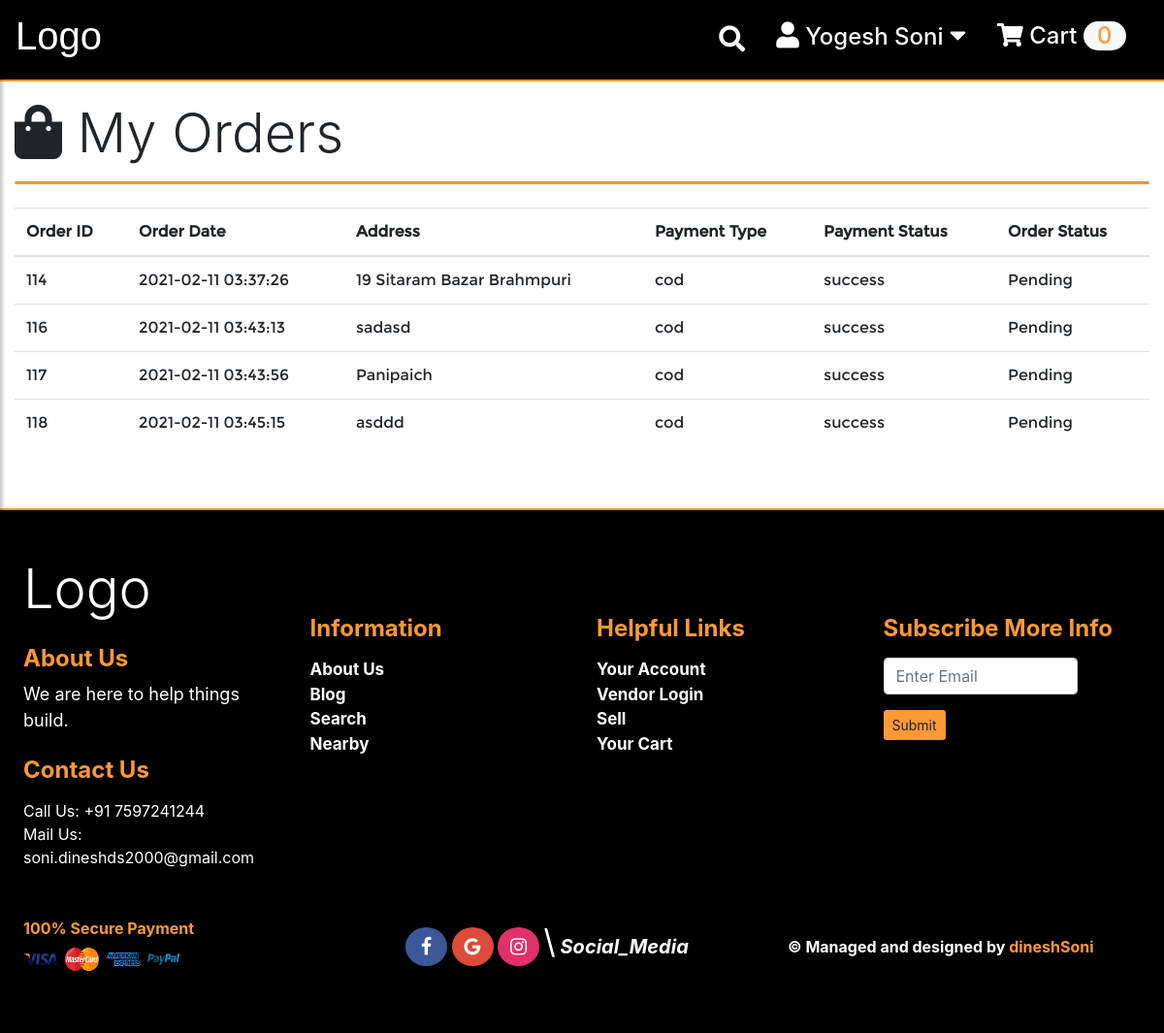
The app's page /myorder.php (signed in), older data.
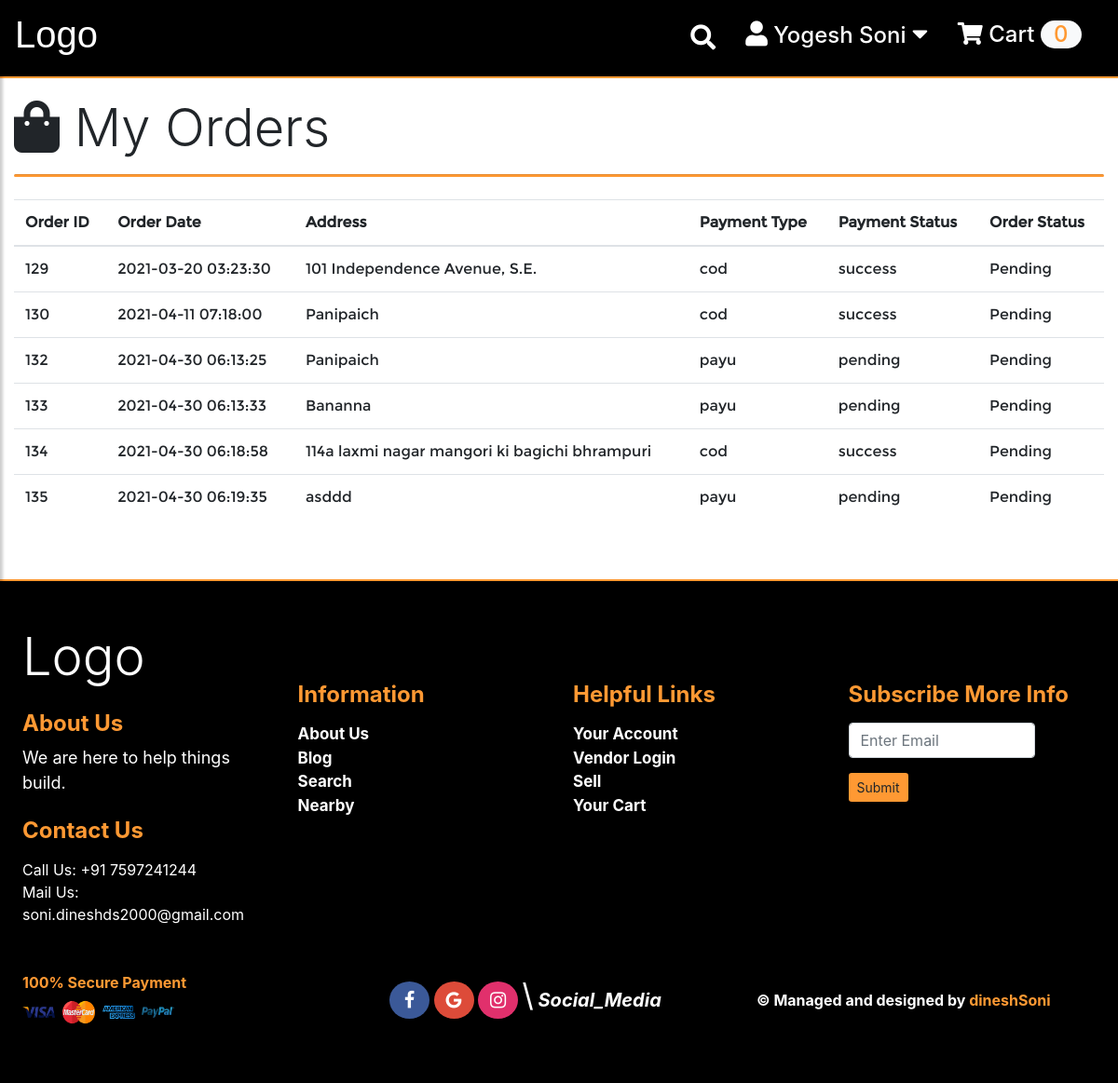
The same page, newer data.
### tables this page shows
CREATE TABLE `order` (
  `id` int(11) NOT NULL,
  `user_id` int(11) NOT NULL,
  `address` varchar(250) NOT NULL,
  `city` varchar(50) NOT NULL,
  `pincode` int(11) NOT NULL,
  `payment_type` varchar(25) NOT NULL,
  `total_price` float NOT NULL,
  `size` varchar(5) NOT NULL,
  `payment_status` varchar(25) NOT NULL,
  `order_status` int(25) NOT NULL,
  `mihpayid` varchar(20) NOT NULL,
  `txnid` varchar(20) NOT NULL,
  `status` varchar(10) NOT NULL,
  `added_on` datetime NOT NULL
);

CREATE TABLE `order_status` (
  `id` int(11) NOT NULL,
  `name` varchar(25) NOT NULL
);

### myorder.php (the view, shortened to what this page needs)
<?php
include("./header.php");
?>
<!DOCTYPE html>
<html lang="en">
<head>
 <link rel="stylesheet" href="https://stackpath.bootstrapcdn.com/bootstrap/4.5.0/css/bootstrap.min.css">
 <link rel="stylesheet" href="https://cdnjs.cloudflare.com/ajax/libs/font-awesome/5.8.2/css/all.css" />
 <link rel="stylesheet" type="text/css" href="./sidebar1.css">
 <link rel="stylesheet" type="text/css" href="./style.css">
 <link rel="stylesheet" type="text/css" href="./style3.css">
 <link rel="stylesheet" href="./cart.css">
</head>
<body>
 <div class="container-fluid">
  <div class="row m-0">
   <div class="col-12 daba" id="bag">
    <h3 class="display-4 mb-4">
     <i class="fas fa-shopping-bag"></i> My Orders
     <hr style="border-radius:100px;width:100%;margin-left:0px;background-color:#FF9933;height:1.5px;">
    </h3>
    <table style="font-family: myFirstFont;" class="table table-responsive-sm table-hover">
  <thead>
    <tr>
      <th scope="col">Order ID</th>
      <th scope="col">Order Date</th>
      <th scope="col">Address</th>
      <th scope="col">Payment Type</th>
      <th scope="col">Payment Status</th>
      <th scope="col">Order Status</th>
    </tr>
</thead>
<tbody>
    <?php
      $uid=$_SESSION['USER_ID'];
      $result=mysqli_query($conn,"SELECT `order`.*,order_status.name as
      order_status_str FROM `order`,order_status where
       `order`.user_id='$uid' and order_status.id=`order`.order_status");
      while($row=mysqli_fetch_assoc($result)){
          ?>
    <tr style="cursor: pointer;" onclick="window.location='myorder_details.php?id=<?php echo $row['id']; ?>'">
        <td><?php echo $row['id']; ?></td>
        <td><?php echo $row['added_on']; ?></td>
        <td><?php echo $row['address']; ?></td>
        <td><?php echo $row['payment_type']; ?></td>
        <td><?php echo $row['payment_status']; ?></td>
        <td><?php echo $row['order_status_str']; ?></td>
         </tr>
    <?php } ?>
  </tbody>
</table>
   </div>
  </div>
 <?php include("footer.php"); ?>
</body>
</html>

Row changes from the older to the newer data that the page shows:
removed order: id "114", added_on "2021-02-11 03:37:26", address "19 Sitaram Bazar Brahmpuri", payment_type "cod", payment_status "success", order_status.name "Pending"
removed order: id "116", added_on "2021-02-11 03:43:13", address "sadasd", payment_type "cod", payment_status "success", order_status.name "Pending"
removed order: id "117", added_on "2021-02-11 03:43:56", address "Panipaich", payment_type "cod", payment_status "success", order_status.name "Pending"
removed order: id "118", added_on "2021-02-11 03:45:15", address "asddd", payment_type "cod", payment_status "success", order_status.name "Pending"
added order: id "129", added_on "2021-03-20 03:23:30", address "101 Independence Avenue, S.E.", payment_type "cod", payment_status "success", order_status.name "Pending"
added order: id "130", added_on "2021-04-11 07:18:00", address "Panipaich", payment_type "cod", payment_status "success", order_status.name "Pending"
added order: id "132", added_on "2021-04-30 06:13:25", address "Panipaich", payment_type "payu", payment_status "pending", order_status.name "Pending"
added order: id "133", added_on "2021-04-30 06:13:33", address "Bananna", payment_type "payu", payment_status "pending", order_status.name "Pending"
added order: id "134", added_on "2021-04-30 06:18:58", address "114a laxmi nagar mangori ki bagichi bhrampuri", payment_type "cod", payment_status "success", order_status.name "Pending"
added order: id "135", added_on "2021-04-30 06:19:35", address "asddd", payment_type "payu", payment_status "pending", order_status.name "Pending"
